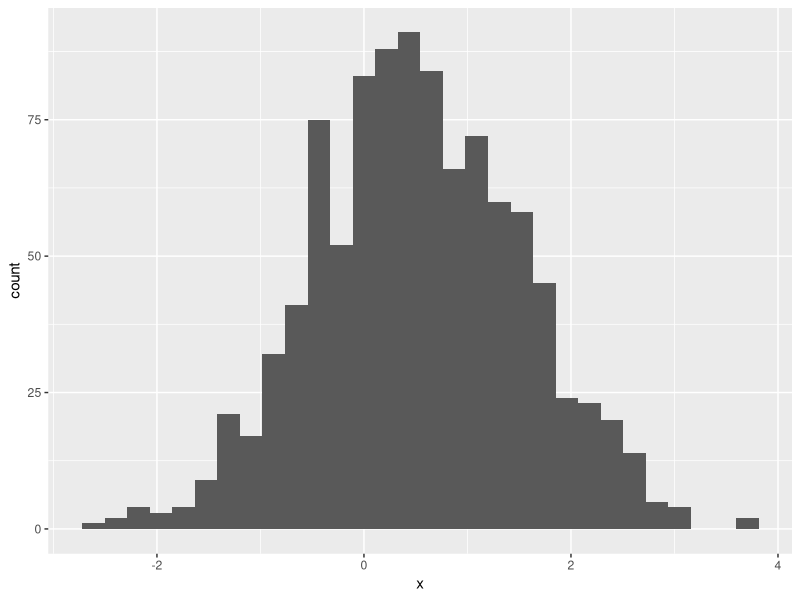
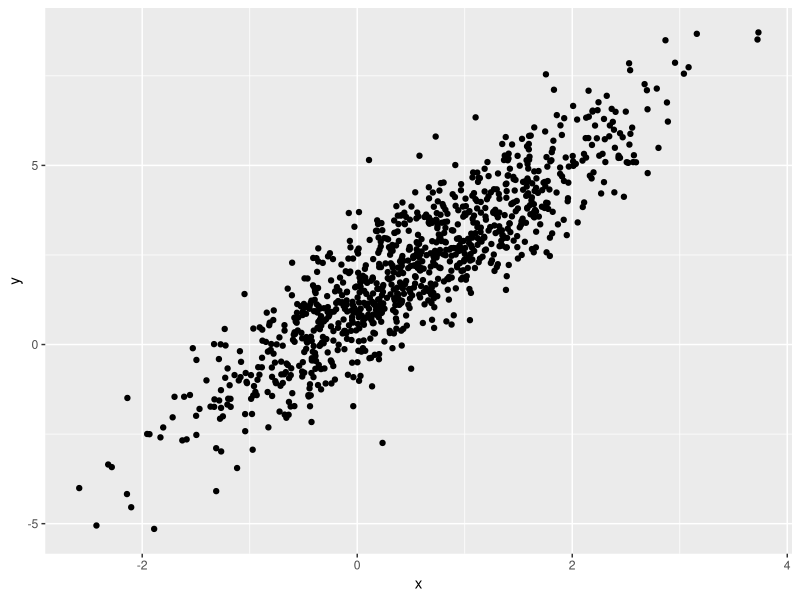
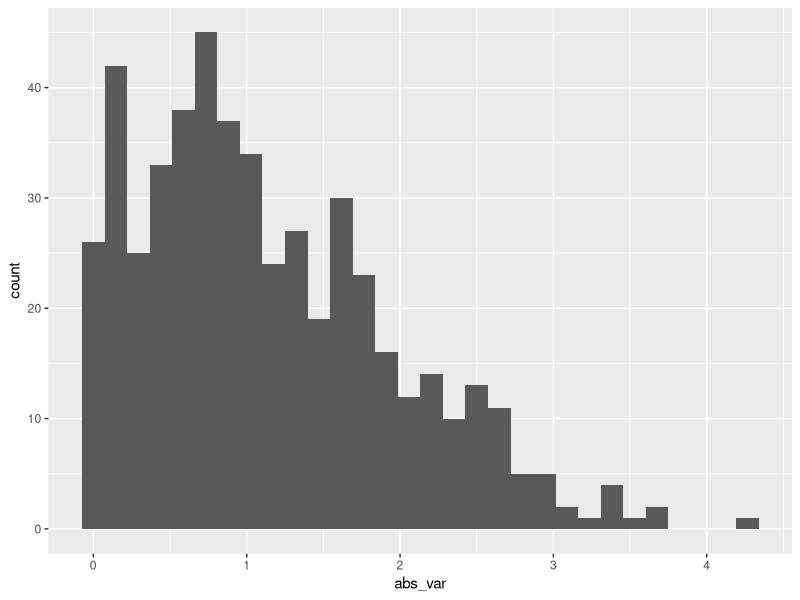
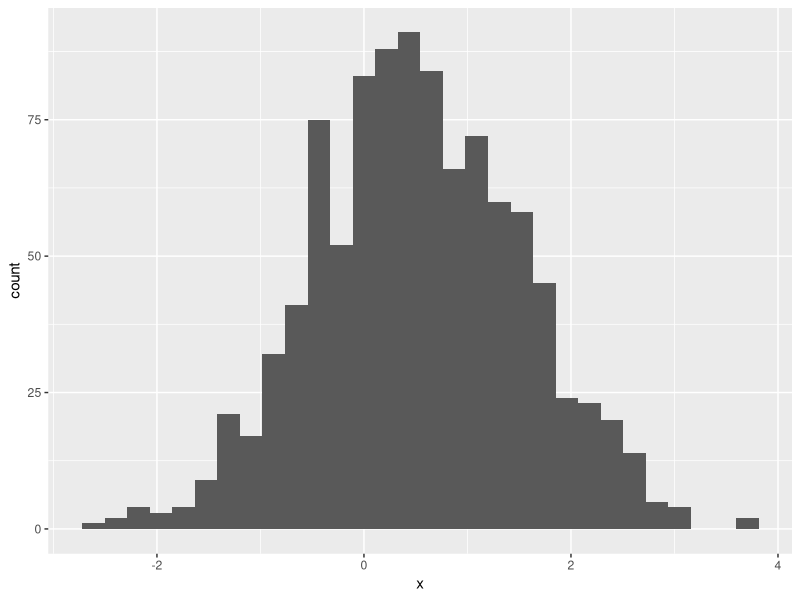

Write R code to recreate these figures, in order.
## ---- chunk 1
#eval = F has that code chunk not run when knitting the document
library(tidyverse)
## ---- chunk 2
samp = rnorm(100)
length(samp)
## ---- chunk 3
plot_df = 
  tibble(
    x = rnorm(1000, 0.5),
    y = 1 + 2 * x + rnorm(1000)
  )

head(plot_df)
## ---- chunk 4
#echo = F hides the code chunks
#message = F hides the messages that come up when you run the code

#histogram
ggplot(plot_df, aes(x = x)) + geom_histogram()

#scatter plot
ggplot(plot_df, aes(x = x, y = y)) + geom_point()
## ---- chunk 5
set.seed(0)

assessment_2 = tibble(
  num_var = rnorm(500, mean = 1),
  log_var = num_var > 0,
  abs_var = abs(num_var)
)

ggplot(assessment_2, aes(x = abs_var)) + geom_histogram()
## ---- chunk 6
ggplot(plot_df, aes(x=x)) + geom_histogram()
